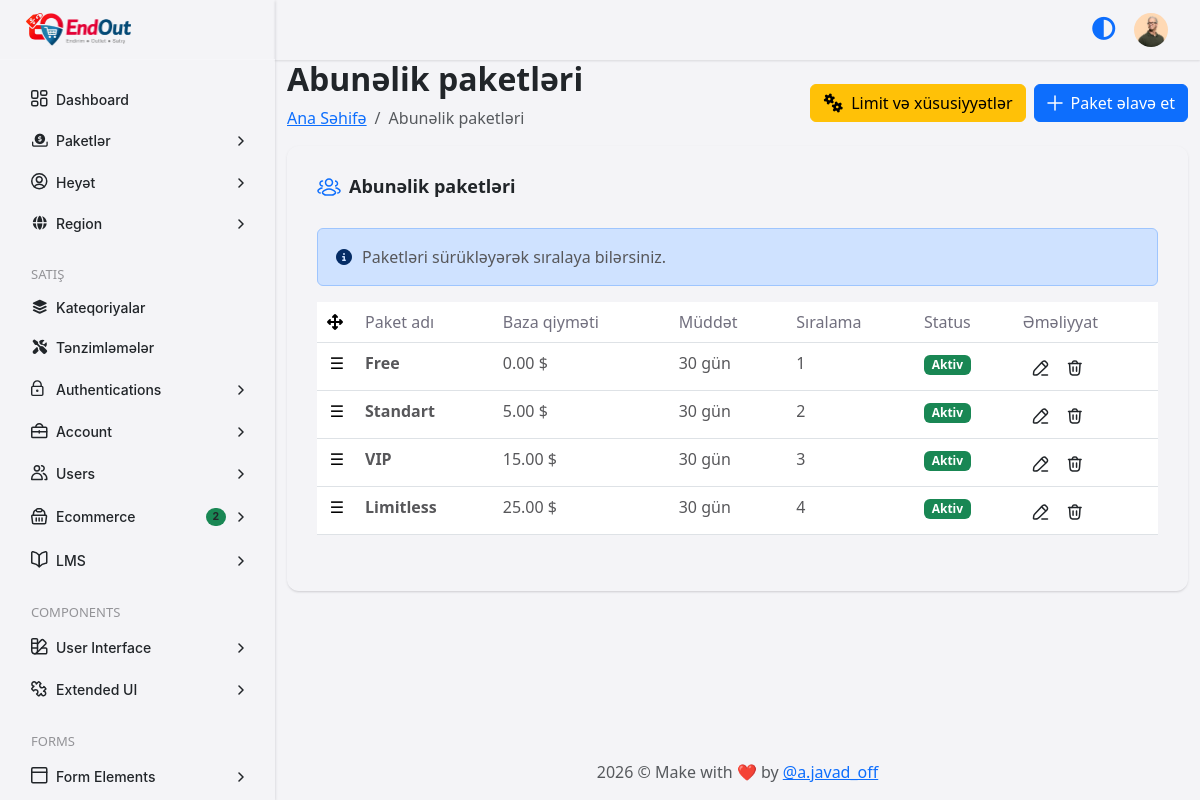
The page /conca/packages.php (signed in) on the database its author committed.
### tables this page shows
CREATE TABLE `tbl_settings` (
  `id` int(10) UNSIGNED NOT NULL,
  `confirm_code` varchar(255) DEFAULT NULL,
  `logo` varchar(255) DEFAULT NULL,
  `favicon` varchar(255) DEFAULT NULL,
  `meta_title_home` varchar(255) DEFAULT NULL,
  `meta_keyword_home` text DEFAULT NULL,
  `meta_description_home` text DEFAULT NULL,
  `meta_img` varchar(255) DEFAULT NULL,
  `contact_email` varchar(255) DEFAULT NULL,
  `contact_phone` varchar(100) DEFAULT NULL,
  `contact_address` text DEFAULT NULL,
  `contact_map` text DEFAULT NULL,
  `base_url` varchar(255) DEFAULT NULL,
  `admin_url` varchar(255) DEFAULT NULL,
  `time_zone` varchar(100) DEFAULT 'Asia/Baku',
  `google_client_id` text DEFAULT NULL,
  `google_client_secret` text DEFAULT NULL,
  `maintenance` tinyint(1) NOT NULL DEFAULT 0,
  `created_at` timestamp NULL DEFAULT current_timestamp(),
  `updated_at` timestamp NULL DEFAULT current_timestamp() ON UPDATE current_timestamp()
);

CREATE TABLE `tbl_user` (
  `id` int(10) UNSIGNED NOT NULL,
  `full_name` varchar(255) NOT NULL,
  `email` varchar(255) NOT NULL,
  `phone` varchar(50) DEFAULT NULL,
  `password` varchar(255) NOT NULL,
  `photo` varchar(255) DEFAULT NULL,
  `role` varchar(255) NOT NULL DEFAULT 'Admin',
  `status` enum('Active','Deactive','','') NOT NULL DEFAULT 'Active',
  `created_at` timestamp NULL DEFAULT current_timestamp(),
  `updated_at` timestamp NULL DEFAULT current_timestamp() ON UPDATE current_timestamp()
);

CREATE TABLE `packages` (
  `id` int(10) UNSIGNED NOT NULL,
  `name` varchar(120) NOT NULL,
  `slug` varchar(80) NOT NULL,
  `duration_days` int(10) UNSIGNED NOT NULL,
  `base_price` decimal(10,2) NOT NULL DEFAULT 0.00,
  `currency` char(3) NOT NULL DEFAULT 'AZN',
  `is_active` tinyint(1) NOT NULL DEFAULT 1,
  `sort_order` int(11) NOT NULL DEFAULT 0,
  `description` text DEFAULT NULL,
  `created_at` datetime NOT NULL DEFAULT current_timestamp(),
  `updated_at` datetime DEFAULT NULL ON UPDATE current_timestamp()
);

### conca/packages.php (the view, shortened to what the rows shown need)
<?php include("inc/config.php"); ?>
<!DOCTYPE html>
<html lang="az">
<head>
    <?php include("inc/head.php"); ?>
</head>
<body>
    <div class="app-main">
        <div id="app-wrapper" class="app-wrapper d-flex flex-column align-items-stretch min-vh-100">
            <?php include("inc/sidebar.php"); ?>
            <?php include("inc/navbar.php"); ?>
            <div class="app-content-wrapper py-20 pb-13">
                <div class="container ">
                    <div class="page-header pb-7 d-flex justify-content-between align-items-center gap-6 flex-wrap">
                        <div class="">
                            <h2 class="fw-semibold fs-7">Abunəlik paketləri</h2>
                        </div>
                    </div>
                    <div class="page-content">
                        <div class="row">
                            <div class="col-12">
                                <div class="pure-card rounded-custom card-bg shadow-custom">
                                    <div class="pure-card-body">
                                        <div class="table-responsive">
                                            <table class="table">
                                                <thead>
                                                    <tr>
                                                        <th width="40">
                                                            <i class="fa-solid fa-arrows-up-down-left-right"></i>
                                                        </th>
                                                        <th scope="col" class="text-custom-paragraph fw-medium">
                                                            Paket adı
                                                        </th>
                                                        <th scope="col" class="text-custom-paragraph fw-medium">
                                                            Baza qiyməti
                                                        </th>
                                                        <th scope="col" class="text-custom-paragraph fw-medium">
                                                            Müddət
                                                        </th>
                                                        <th scope="col" class="text-custom-paragraph fw-medium">
                                                            Sıralama
                                                        </th>
                                                        <th scope="col" class="text-custom-paragraph fw-medium">
                                                            Status
                                                        </th>
                                                        <th scope="col" class="text-custom-paragraph fw-medium">
                                                            Əməliyyat
                                                        </th>
                                                    </tr>
                                                </thead>
                                                <tbody id="sortable-packages">
                                                    <?php
$statement = $pdo->prepare("
    SELECT
        t1.*,
        COUNT(t2.id) AS feature_count
    FROM packages t1
    LEFT JOIN package_features t2 ON t1.id = t2.package_id
    GROUP BY t1.id
    ORDER BY t1.sort_order ASC
");
$statement->execute();
$result = $statement->fetchAll(PDO::FETCH_ASSOC);
foreach ($result as $row) {
?>
                                                        <tr data-id="<?= $row['id']; ?>">
                                                            <td class="drag-handle text-center" style="cursor:move">
                                                                ☰
                                                            </td>
                                                            <td>
                                                                 <span class="text-custom-body fw-bolder"><?= $row['name']; ?></span>
                                                            </td>
                                                            <td>
                                                                <span class="text-custom-body"><?= $row['base_price']; ?> $</span>
                                                            </td>
                                                            <td>
                                                                  <span class="text-custom-body"><?= $row['duration_days']; ?> gün</span>
                                                            </td>
                                                            <td>
                                                                <span
                                                                    class="text-custom-body"><?= $row['sort_order']; ?></span>
                                                            </td>
                                                            <td>
                                                                <?php if ($row['is_active'] == 1) { ?>
                                                                    <span class="badge bg-success">
                                                                        Aktiv
                                                                    </span>
                                                                <?php } else { ?>
                                                                    <span class="badge bg-danger">
                                                                        Deaktiv
                                                                    </span>
                                                                <?php } ?>
                                                            </td>
                                                            <td>
                                                                <div class="d-flex align-items-center">
                                                                    <a href="package-edit.php?pid=<?= $row['id']; ?>"
                                                                        class="btn btn-sm btn-icon btn-icon-secondary rounded-pill"
                                                                        type="button" data-bs-toggle="tooltip"
                                                                        data-bs-placement="top"
                                                                        data-bs-original-title="Redaktə et">
                                                                    </a>
                                                                    <a href="api/delete/package.php?pid=<?= $row['id']; ?>"
                                                                        class="btn btn-sm btn-icon btn-icon-secondary rounded-pill delete-btn"
                                                                        type="button" data-bs-toggle="tooltip"
                                                                        data-bs-placement="top"
                                                                        data-bs-original-title="Sil"
                                                                        data-package-name="<?= $row['name']; ?>">
                                                                    </a>
                                                                </div>
                                                            </td>
                                                        </tr>
                                                    <?php } ?>
                                                </tbody>
                                            </table>
                                        </div>
                                    </div>
                                </div>
                            </div>
                        </div>
                    </div>
                </div>
            </div>
        </div>
    </div>
</body>
</html>

### conca/inc/sidebar.php (shortened to what the rows shown need)
<div id="app-sidebar" class="app-sidebar overflow-hidden">
    <div class="app-sidebar-wrapper">
        <div class="app-sidebar-header d-flex align-items-center justify-content-between">
            <a href="index.html" class="app-sidebar-logo">
                <img class="app-main-logo logo-black" width="105"
                    src="<?php echo $base_url; ?>assets/img/logo/<?= $logo; ?>" alt="Conca">
            </a>
        </div>
    </div>
</div>

### conca/inc/navbar.php (shortened to what the rows shown need)
<?php
$statement = $pdo->prepare("SELECT * FROM tbl_user WHERE id=?");
$statement->execute(array($_SESSION['user']['id']));
$statement->rowCount();
$result_user = $statement->fetchAll(PDO::FETCH_ASSOC);
foreach ($result_user as $row_user) {
    $user_photo = $row_user['photo'];
}
?>
<div class="app-header bg-card py-2 px-4 px-md-6 d-flex align-items-center">
    <div class="row align-items-center w-100 gx-0">
        <div class="col-12">
            <ul class="navbar-nav flex-row align-items-center justify-content-end">
                <li class="header-nav-item header-user me-2 ms-2">
                    <a class="header-nav-link" href="javascript:void(0);" data-bs-toggle="dropdown">
                        <img src="assets/img/avatar/<?php echo $user_photo; ?>" alt="" width="34" height="34"
                            class="rounded-circle">
                    </a>
                </li>
            </ul>
        </div>
    </div>
</div>

### rows shown on the page
tbl_settings: base_url+logo (picture)
tbl_user: photo (picture)
packages: name "Free", base_price "0.00", duration_days "30", sort_order "1", is_active "Aktiv"
packages: name "Standart", base_price "5.00", duration_days "30", sort_order "2", is_active "Aktiv"
packages: name "VIP", base_price "15.00", duration_days "30", sort_order "3", is_active "Aktiv"
packages: name "Limitless", base_price "25.00", duration_days "30", sort_order "4", is_active "Aktiv"
